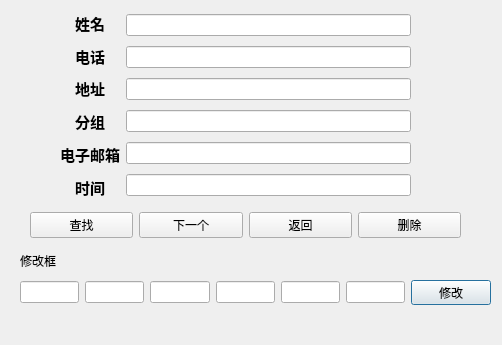
<?xml version="1.0" encoding="UTF-8"?>
<ui version="4.0">
 <class>SearchDialog</class>
 <widget class="QDialog" name="SearchDialog">
  <property name="geometry">
   <rect>
    <x>0</x>
    <y>0</y>
    <width>502</width>
    <height>345</height>
   </rect>
  </property>
  <property name="windowTitle">
   <string>Dialog</string>
  </property>
  <widget class="QLabel" name="label">
   <property name="geometry">
    <rect>
     <x>20</x>
     <y>250</y>
     <width>71</width>
     <height>21</height>
    </rect>
   </property>
   <property name="text">
    <string>修改框</string>
   </property>
  </widget>
  <widget class="QWidget" name="horizontalLayoutWidget">
   <property name="geometry">
    <rect>
     <x>20</x>
     <y>280</y>
     <width>471</width>
     <height>25</height>
    </rect>
   </property>
   <layout class="QHBoxLayout" name="horizontalLayout">
    <item>
     <widget class="QLineEdit" name="NamelineEdit"/>
    </item>
    <item>
     <widget class="QLineEdit" name="PhonelineEdit"/>
    </item>
    <item>
     <widget class="QLineEdit" name="CitylineEdit"/>
    </item>
    <item>
     <widget class="QLineEdit" name="TypelineEdit"/>
    </item>
    <item>
     <widget class="QLineEdit" name="EmaillineEdit"/>
    </item>
    <item>
     <widget class="QLineEdit" name="TimelineEdit"/>
    </item>
    <item>
     <widget class="QPushButton" name="ChangeButton">
      <property name="text">
       <string>修改</string>
      </property>
     </widget>
    </item>
   </layout>
  </widget>
  <widget class="QWidget" name="horizontalLayoutWidget_2">
   <property name="geometry">
    <rect>
     <x>30</x>
     <y>200</y>
     <width>431</width>
     <height>51</height>
    </rect>
   </property>
   <layout class="QHBoxLayout" name="horizontalLayout_2">
    <item>
     <widget class="QPushButton" name="FindButton">
      <property name="text">
       <string>查找</string>
      </property>
     </widget>
    </item>
    <item>
     <widget class="QPushButton" name="FindNextButton">
      <property name="text">
       <string>下一个</string>
      </property>
     </widget>
    </item>
    <item>
     <widget class="QPushButton" name="ExitButton">
      <property name="text">
       <string>返回</string>
      </property>
     </widget>
    </item>
    <item>
     <widget class="QPushButton" name="DeleteButton">
      <property name="text">
       <string>删除</string>
      </property>
     </widget>
    </item>
   </layout>
  </widget>
  <widget class="QWidget" name="layoutWidget">
   <property name="geometry">
    <rect>
     <x>60</x>
     <y>10</y>
     <width>351</width>
     <height>191</height>
    </rect>
   </property>
   <layout class="QHBoxLayout" name="horizontalLayout_3">
    <item>
     <layout class="QVBoxLayout" name="verticalLayout_2">
      <item>
       <widget class="QLabel" name="Namelabel">
        <property name="text">
         <string>&lt;html&gt;&lt;head/&gt;&lt;body&gt;&lt;p align=&quot;center&quot;&gt;&lt;span style=&quot; font-size:11pt; font-weight:600;&quot;&gt;  姓名&lt;/span&gt;&lt;/p&gt;&lt;/body&gt;&lt;/html&gt;</string>
        </property>
       </widget>
      </item>
      <item>
       <widget class="QLabel" name="Phonelabel">
        <property name="text">
         <string>&lt;html&gt;&lt;head/&gt;&lt;body&gt;&lt;p align=&quot;center&quot;&gt;&lt;span style=&quot; font-size:11pt; font-weight:600;&quot;&gt;电话&lt;/span&gt;&lt;/p&gt;&lt;/body&gt;&lt;/html&gt;</string>
        </property>
       </widget>
      </item>
      <item>
       <widget class="QLabel" name="Citylabel">
        <property name="text">
         <string>&lt;html&gt;&lt;head/&gt;&lt;body&gt;&lt;p align=&quot;center&quot;&gt;&lt;span style=&quot; font-size:11pt; font-weight:600;&quot;&gt;地址&lt;/span&gt;&lt;/p&gt;&lt;/body&gt;&lt;/html&gt;</string>
        </property>
       </widget>
      </item>
      <item>
       <widget class="QLabel" name="label_2">
        <property name="text">
         <string>&lt;html&gt;&lt;head/&gt;&lt;body&gt;&lt;p align=&quot;center&quot;&gt;&lt;span style=&quot; font-size:11pt; font-weight:600;&quot;&gt;分组&lt;/span&gt;&lt;/p&gt;&lt;/body&gt;&lt;/html&gt;</string>
        </property>
       </widget>
      </item>
      <item>
       <widget class="QLabel" name="label_3">
        <property name="text">
         <string>&lt;html&gt;&lt;head/&gt;&lt;body&gt;&lt;p align=&quot;center&quot;&gt;&lt;span style=&quot; font-size:11pt; font-weight:600;&quot;&gt;电子邮箱&lt;/span&gt;&lt;/p&gt;&lt;/body&gt;&lt;/html&gt;</string>
        </property>
       </widget>
      </item>
      <item>
       <widget class="QLabel" name="label_4">
        <property name="text">
         <string>&lt;html&gt;&lt;head/&gt;&lt;body&gt;&lt;p align=&quot;center&quot;&gt;&lt;span style=&quot; font-size:11pt; font-weight:600;&quot;&gt;时间&lt;/span&gt;&lt;/p&gt;&lt;/body&gt;&lt;/html&gt;</string>
        </property>
       </widget>
      </item>
     </layout>
    </item>
    <item>
     <layout class="QVBoxLayout" name="verticalLayout">
      <item>
       <widget class="QLineEdit" name="NameEdit"/>
      </item>
      <item>
       <widget class="QLineEdit" name="PhoneEdit"/>
      </item>
      <item>
       <widget class="QLineEdit" name="CityEdit"/>
      </item>
      <item>
       <widget class="QLineEdit" name="TypeEdit"/>
      </item>
      <item>
       <widget class="QLineEdit" name="EmailEdit"/>
      </item>
      <item>
       <widget class="QLineEdit" name="TimeEdit"/>
      </item>
     </layout>
    </item>
   </layout>
  </widget>
 </widget>
 <tabstops>
  <tabstop>NameEdit</tabstop>
  <tabstop>PhoneEdit</tabstop>
  <tabstop>CityEdit</tabstop>
  <tabstop>FindButton</tabstop>
  <tabstop>ExitButton</tabstop>
  <tabstop>NamelineEdit</tabstop>
  <tabstop>PhonelineEdit</tabstop>
  <tabstop>CitylineEdit</tabstop>
  <tabstop>ChangeButton</tabstop>
 </tabstops>
 <resources/>
 <connections>
  <connection>
   <sender>ExitButton</sender>
   <signal>clicked()</signal>
   <receiver>SearchDialog</receiver>
   <slot>close()</slot>
   <hints>
    <hint type="sourcelabel">
     <x>200</x>
     <y>265</y>
    </hint>
    <hint type="destinationlabel">
     <x>199</x>
     <y>149</y>
    </hint>
   </hints>
  </connection>
 </connections>
</ui>
